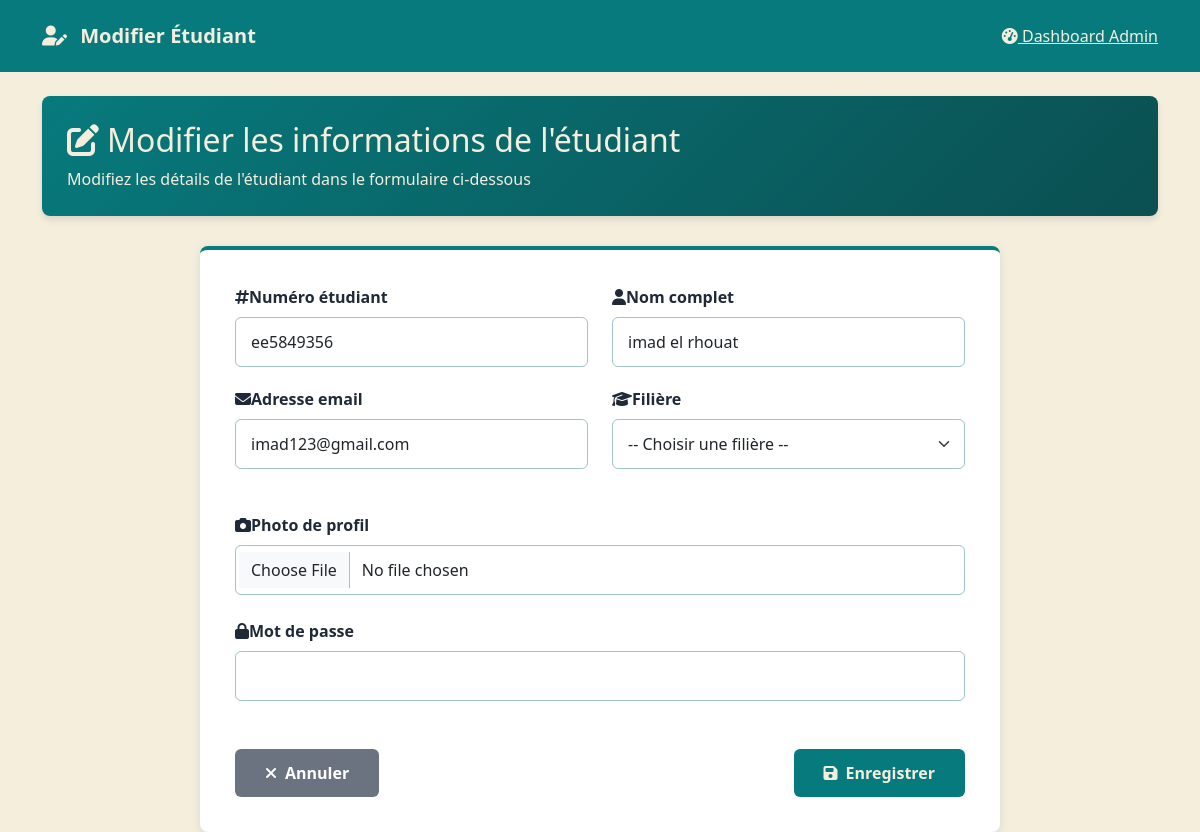
The app's page /admin/viewsAdmin/etudiant/edite.php?id=11 with its own data.
### tables this page shows
CREATE TABLE `etudiants` (
  `id_etudiant` int(11) NOT NULL,
  `num_etudiant` varchar(20) NOT NULL,
  `email` varchar(100) NOT NULL,
  `nom` varchar(100) NOT NULL,
  `id_filiere` int(11) NOT NULL,
  `photo_profil` varchar(255) DEFAULT NULL,
  `password` varchar(255) NOT NULL
);

### admin/controllersAdmin/controllerEtu.php (called while the page is built, shortened)
<?php
require_once (__DIR__ . '/../modelsAdmin/modelEtu.php');
function edit_action(){
    $u = select_by_id();
    require_once(__DIR__ . '/../viewsAdmin/etudiant/etudiant_edit.php');
}
?>

### admin/viewsAdmin/etudiant/edite.php (called while the page is built)
<?php
require_once(__DIR__ . '/../../controllersAdmin/controllerEtu.php');
edit_action();
?>

### admin/modelsAdmin/modelEtu.php (called while the page is built, shortened)
<?php
function select_by_id(){
    $pdo=connection_bd();
    $stmt=$pdo->prepare("SELECT * FROM etudiants WHERE id_etudiant=:id");
    $stmt->bindParam(":id",$_GET["id"]);
    $stmt->execute();
    $u=$stmt->fetchAll();
    return  $u;
}
?>

### admin/viewsAdmin/etudiant/etudiant_edit.php (the view, shortened to what this page needs)
<!DOCTYPE html>
<html lang="fr">
<head>
    <link href="https://cdn.jsdelivr.net/npm/bootstrap@5.3.0/dist/css/bootstrap.min.css" rel="stylesheet" />
    <link rel="stylesheet" href="https://cdnjs.cloudflare.com/ajax/libs/font-awesome/6.5.0/css/all.min.css" />
</head>
<body>
    <nav class="navbar">
        <div class="container">
            <span class="navbar-brand">
                <i class="fas fa-user-edit me-2"></i>
                Modifier Étudiant
            </span>
            <div class="a">
                <a href="../index_dash.php">
                    <i class="fas fa-tachometer-alt"></i> Dashboard Admin
                </a>
            </div>
        </div>
    </nav>
    <div class="container mt-4">
        <div class="welcome-section">
            <h2><i class="fas fa-edit me-2"></i>Modifier les informations de l'étudiant</h2>
            <p class="mb-0">Modifiez les détails de l'étudiant dans le formulaire ci-dessous</p>
        </div>
        <div class="content-card">
            <?php foreach($u as $s){?>
            <form action="etudiant_update.php" method="POST" enctype="multipart/form-data">
                <div class="row">
                    <div class="col-md-6">
                        <label for="num" class="form-label">
                            <i class="fas fa-hashtag"></i>Numéro étudiant
                        </label>
                        <input type="text" class="form-control" value='<?= $s['num_etudiant'] ?>' name="num" required />
                    </div>
                    <div class="col-md-6">
                        <label for="nom" class="form-label">
                            <i class="fas fa-user"></i>Nom complet
                        </label>
                        <input type="text" class="form-control" value='<?= $s['nom'] ?>' name="nom" required />
                    </div>
                </div>
                <div class="row">
                    <div class="col-md-6">
                        <label for="email" class="form-label">
                            <i class="fas fa-envelope"></i>Adresse email
                        </label>
                        <input type="email" class="form-control" value="<?= $s['email'] ?>" name="email" required />
                    </div>
                    <div class="col-md-6">
                        <label for="filiere" class="form-label">
                            <i class="fas fa-graduation-cap"></i>Filière
                        </label>
                        <select class="form-select" id="filiere" name="filiere" required>
                            <option value="">-- Choisir une filière --</option>
                            <?php  };?>
                        </select>
                    </div>
                </div>
                <div class="mt-4">
                    <label class="form-label">
                        <i class="fas fa-camera"></i>Photo de profil
                    </label>
                    <div class="photo-section">
                        <input type="file" class="form-control" id="photo" name="photo" accept="image/*" />
                    </div>
                </div>
                <div class="mt-4">
                    <label for="pswd" class="form-label">
                        <i class="fas fa-lock"></i>Mot de passe
                    </label>
                    <input type="password" class="form-control" id="pswd" name="pswd" />
                </div>
                <div class="d-flex justify-content-between mt-5">
                    <a href="etudiant_display.php" class="btn btn-secondary">
                        <i class="fas fa-times me-2"></i>Annuler
                    </a>
                    <button type="submit" class="btn btn-primary">
                        <i class="fas fa-save me-2"></i>Enregistrer
                    </button>
                </div>
            </form>
        </div>
    </div>
</body>
</html>

### admin/viewsAdmin/etudiant/etudiant_edit.php (style rules this page uses)
body { background: #F5EEDD; font-family: 'Segoe UI', sans-serif; color: #1F2937; }
.navbar { background: #077A7D; padding: 1rem; }
.navbar-brand { color: #F5EEDD !important; font-weight: 600; }
.welcome-section { background: linear-gradient(135deg, #077A7D, #0B4F51); color: #F5EEDD; padding: 25px; border-radius: 8px; margin-bottom: 30px; box-shadow: 0 4px 6px rgba(0,0,0,0.1); }
.content-card { background: #FFFFFF; padding: 35px; border-radius: 8px; box-shadow: 0 2px 8px rgba(7, 122, 125, 0.15); border-top: 4px solid #077A7D; max-width: 800px; margin: 0 auto; color: #1F2937; }
.form-control, .form-select { padding: 12px 15px; border-radius: 6px; border: 1px solid #A1C4C7; margin-bottom: 20px; transition: border-color 0.3s, box-shadow 0.3s; }
.btn-primary { background: #077A7D; border: none; padding: 12px 30px; border-radius: 6px; color: #F5EEDD; font-weight: 600; transition: background 0.3s; }
.btn-secondary { background: #6b7280; border: none; padding: 12px 30px; border-radius: 6px; color: white; font-weight: 600; transition: background 0.3s; }
.form-label { font-weight: 600; color: #1F2937; margin-bottom: 8px; display: flex; align-items: center; }
.a a { color: #F5EEDD !important; }

### records on screen
etudiants: num "ee5849356", nom "imad el rhouat", email "imad123@gmail.com"
